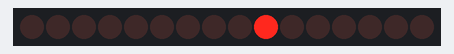
This sketch was run on a simulated Arduino Uno, built with avr-gcc and run on an emulated ATmega328P. Parts: 16 shift-register outputs drawn as a row of LEDs (first output left, lit = HIGH). Wiring (inferred from the names in the program): 2 × shift register (74HC595): data pin 7; shift clock pin 6; latch pin 5; MR pin 9. Wiring (inferred from the signals the program sends): row of LEDs: on Q0, Q1, Q2, Q3, Q4, Q5, Q6, Q7, Q8, Q9, Q10, Q11, Q12, Q13, Q14, Q15.

Above: at 0.25 s.
At 2.35 s:
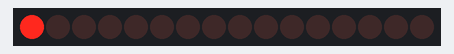
Timing chart, 0 to 3.1 s (numbered marks = the images above):
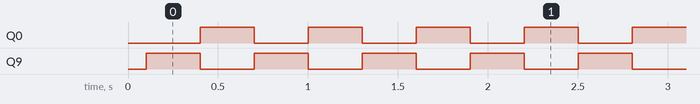

The sketch:

shift_registers.ino
```cpp
// Control 16 LEDs with 2 shift registers (and only 3 arduino pins)

int latchPin = 5;
int clockPin = 6;
int dataPin = 7;
int clearPin = 9;

int numsToDisplay[16] = {1,2,4,8,16,32,64,128,256,512,1024,2048,4096,8192,16384,32768};
//uint16_t LED1 = 0b1000000000000000;


void setup(){
  pinMode(latchPin, OUTPUT);
  pinMode(clockPin, OUTPUT);
  pinMode(dataPin, OUTPUT);
  pinMode(clearPin, OUTPUT);

  //Low to clear registers, then leave HIGH to prevent clearing.
  digitalWrite(clearPin, LOW);
  delay(100);
  digitalWrite(clearPin, HIGH);
}


void loop(){
//  digitalWrite(latchPin, LOW);
//  shiftOut(dataPin, clockPin, MSBFIRST, LED1 >> 8);
//  shiftOut(dataPin, clockPin, MSBFIRST, LED1);
//  digitalWrite(latchPin, HIGH);
//  delay(50);

//  //ST_CP LOW to keep LEDs from changing while reading serial data
//  digitalWrite(latchPin, LOW);
//
//  // Shift out the bits
//  shiftOut(dataPin, clockPin, MSBFIRST, 257);
//
//  // ST_CP HIGH change LEDs
//  digitalWrite(latchPin, HIGH);


  for(int i=0; i<16; i++){
    // ST_CP LOW to keep LEDs from changing while reading serial data
    digitalWrite(latchPin, LOW);

    // Shift out the bits (Have to double down since I'm using two of them)
    shiftOut(dataPin, clockPin, MSBFIRST, numsToDisplay[9] >> 8);
    shiftOut(dataPin, clockPin, MSBFIRST, numsToDisplay[9]);

    // ST_CP HIGH change LEDs
    digitalWrite(latchPin, HIGH);
    delay(300);


    // ST_CP LOW to keep LEDs from changing while reading serial data
    digitalWrite(latchPin, LOW);

    // Shift out the bits (Have to double down since I'm using two of them)
    shiftOut(dataPin, clockPin, MSBFIRST, numsToDisplay[0] >> 8);
    shiftOut(dataPin, clockPin, MSBFIRST, numsToDisplay[0]);

    // ST_CP HIGH change LEDs
    digitalWrite(latchPin, HIGH);
    delay(300);
  }

//  for(int i=0; i<256; i++){
//    // ST_CP LOW to keep LEDs from changing while reading serial data
//    digitalWrite(latchPin, LOW);
//
//    // Shift out the bits
//    shiftOut(dataPin, clockPin, MSBFIRST, i);
//
//    // ST_CP HIGH change LEDs
//    digitalWrite(latchPin, HIGH);
//
//    delay(50);
//  }
//  while(1){}
}
```

Measured:
- by itself, Q0, Q9: alternates HIGH for 0.30 s and LOW for 0.30 s
